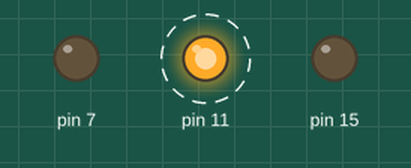
A program run on a simulated Raspberry Pi (header pin numbers). On the bench: output pins drawn as LEDs (lit = HIGH). Dashed ring = blinking. At 10.0 s the program stops and its outputs stay as they are.

Above: at 0.2 s.
Timing chart, 0 to 3.0 s (numbered marks = the images above):
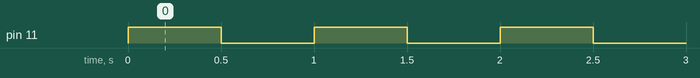

Measured:
- by itself, pin 11: alternates HIGH for 0.50 s and LOW for 0.50 s, 20 changes in all, then stays LOW

The program:

zutoTrepcuce.py
```python
import RPi.GPIO as GPIO
import time

GPIO.setmode(GPIO.BOARD)
GPIO.setup(7,GPIO.OUT)
GPIO.setup(11,GPIO.OUT)
GPIO.setup(15,GPIO.OUT)
x=0
while x<10 :
    GPIO.output(11,True)
    time.sleep(0.5)
    GPIO.output(11,False)
    time.sleep(0.5)
    x=x+1;
GPIO.cleanup()
```
